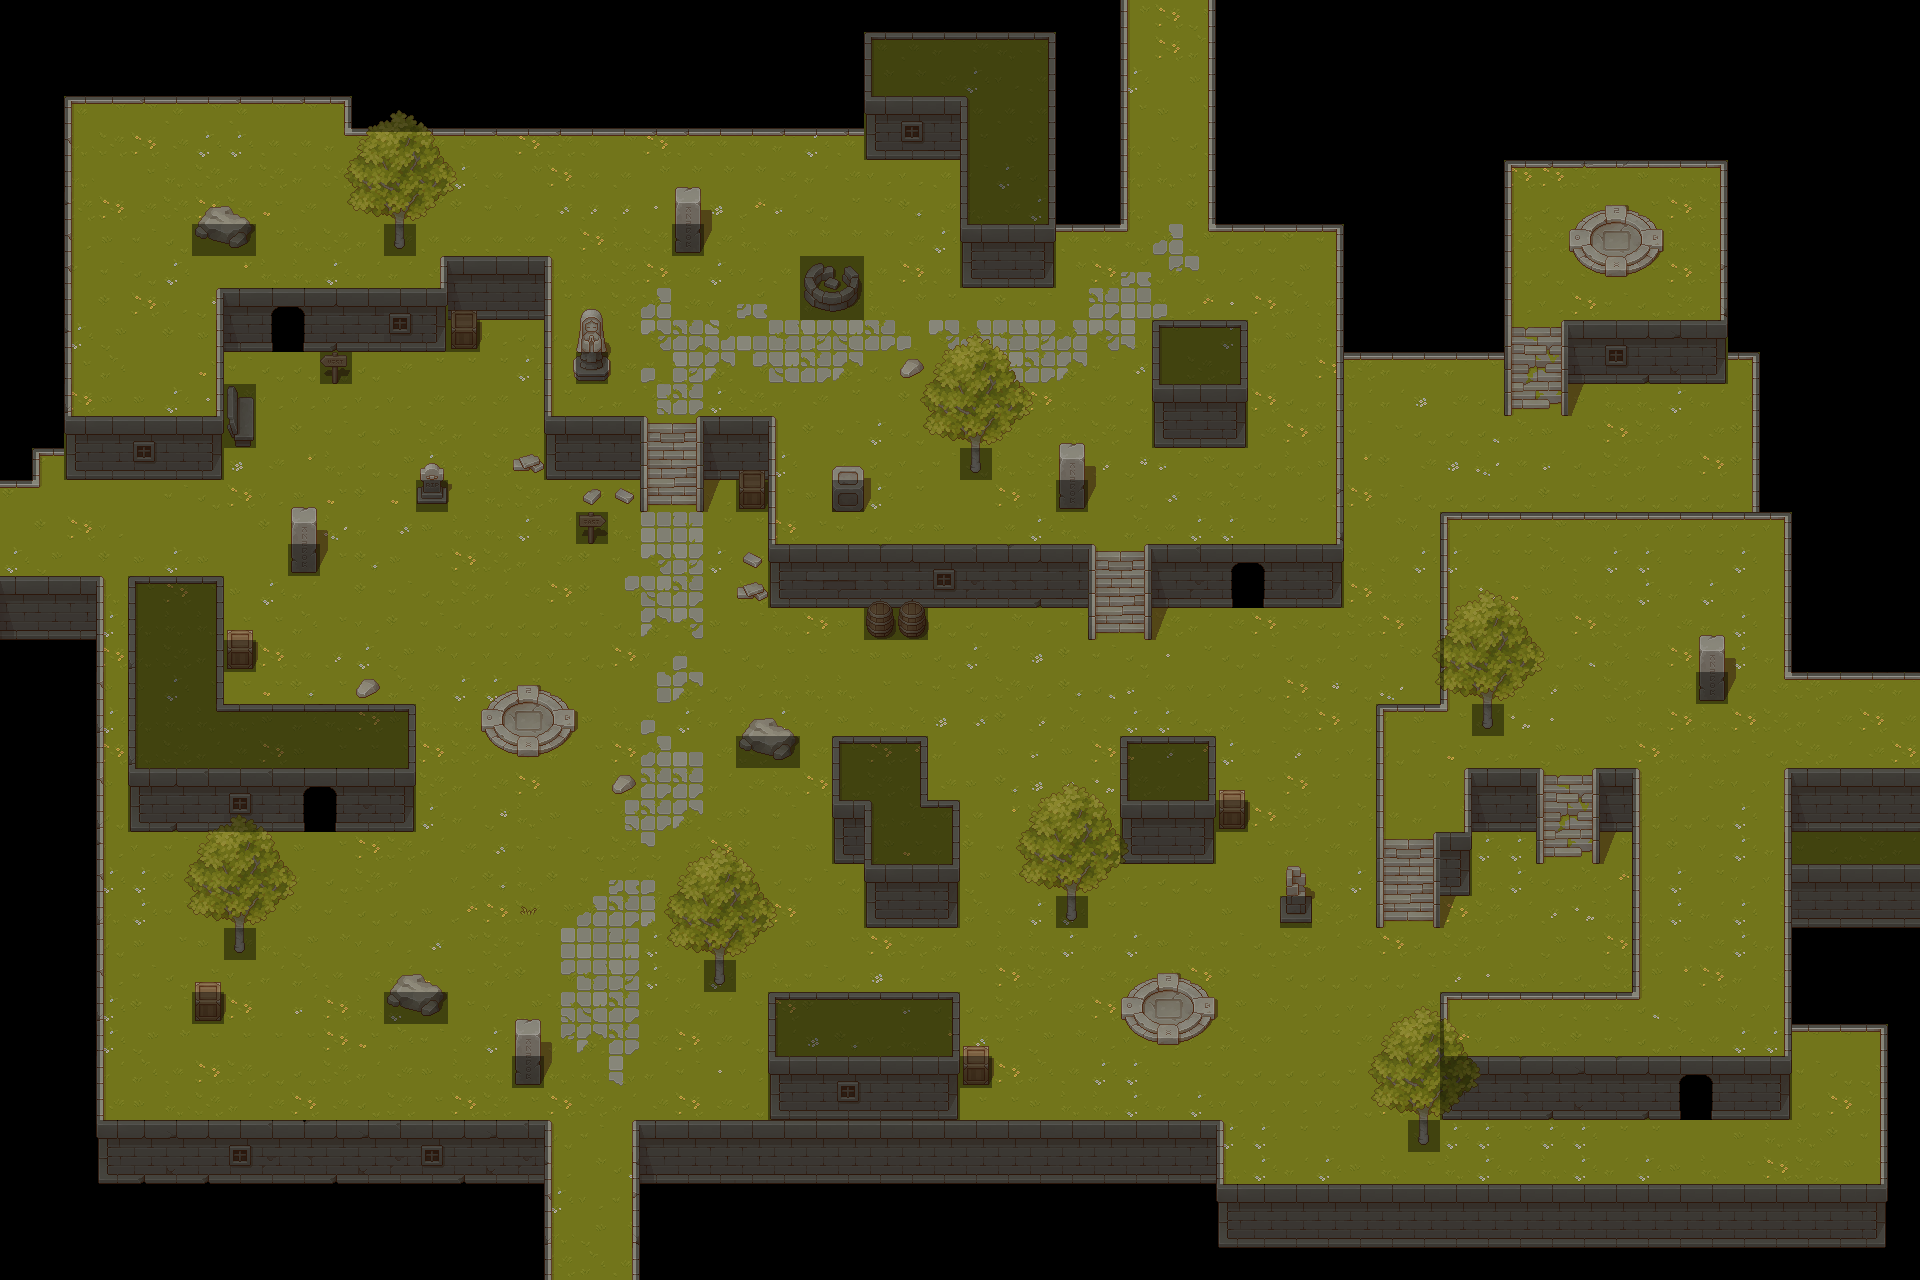

This is a level from a 2D game, rendered from its Tiled map with the project's own tilesets. A one-line summary and the map file follow, with tile-layer data summarised:
An orthogonal 60x40 tile map with 32x32 px tiles, 6 tile layers (ground, shadow, walls, props_below, ...), 8 tilesets and 94 objects (Player, Door).

<map version="1.9" tiledversion="1.9.0" orientation="orthogonal" renderorder="right-down" width="60" height="40" tilewidth="32" tileheight="32" infinite="0" nextlayerid="13" nextobjectid="136">
 <tileset firstgid="1" source="../tilesets/Tileset Grass.tsx" />
 <tileset firstgid="65" source="../tilesets/Tileset Wall.tsx" />
 <tileset firstgid="321" source="../tilesets/Struct.tsx" />
 <tileset firstgid="577" source="../tilesets/Shadow.tsx" />
 <tileset firstgid="833" source="../tilesets/Props.tsx" />
 <tileset firstgid="1089" source="../tilesets/Plant.tsx" />
 <tileset firstgid="1345" source="../tilesets/doors.tsx" />
 <tileset firstgid="1370" source="../tilesets/walls.tsx" />
 <layer id="1" name="ground" width="60" height="40">
  <data>[2400 cells, 1693 non-empty, 53 distinct tile ids]</data>
 </layer>
 <layer id="10" name="shadow" width="60" height="40" opacity="0.5">
  <data>[2400 cells, 106 non-empty, 46 distinct tile ids]</data>
 </layer>
 <layer id="2" name="walls" width="60" height="40">
  <data>[2400 cells, 617 non-empty, 85 distinct tile ids]</data>
 </layer>
 <layer id="3" name="props_below" width="60" height="40">
  <data>[2400 cells, 77 non-empty, 35 distinct tile ids]</data>
 </layer>
 <objectgroup id="6" name="objects">
  <object id="3" name="Player" x="528.333" y="722.667">
   <point />
  </object>
  <object id="134" name="Door" x="544" y="1248" width="96" height="32">
   <properties>
    <property name="loadWorld" value="QmQVWXNKRFBRvekRGh9SrFtffiL59Sk5nJag583N6y4y4z" />
   </properties>
  </object>
 </objectgroup>
 <objectgroup id="8" name="collision" visible="0">
  <object id="5" x="128" y="576" width="96" height="256" />
  <object id="6" x="224" y="704" width="192" height="128" />
  <object id="10" x="704" y="416" width="64" height="64" />
  <object id="13" x="64" y="416" width="160" height="64" />
  <object id="14" x="216" y="290.667" width="8" height="128" />
  <object id="15" x="544" y="258.667" width="8.66667" height="160" />
  <object id="16" x="768" y="416" width="7.45455" height="128" />
  <object id="20" x="744" y="738" width="47.3333" height="25.3333">
   <ellipse />
  </object>
  <object id="70" x="394" y="986" width="47.3333" height="25.3333">
   <ellipse />
  </object>
  <object id="45" x="200.667" y="224" width="47.3333" height="25.3333">
   <ellipse />
  </object>
  <object id="22" x="640" y="416" width="7.625" height="96" />
  <object id="80" x="1088" y="544" width="7.625" height="96" />
  <object id="82" x="1536" y="768" width="7.625" height="96" />
  <object id="23" x="696.125" y="416" width="7.875" height="96" />
  <object id="81" x="1144.13" y="544" width="7.875" height="96" />
  <object id="83" x="1592.13" y="768" width="7.875" height="96" />
  <object id="25" x="416.879" y="482.637" width="30.3333" height="23.5455" />
  <object id="28" x="332.333" y="377.334" width="6" height="9" />
  <object id="35" x="803.333" y="275.334" width="55" height="38.3333">
   <ellipse />
  </object>
  <object id="38" x="576" y="354.667" width="32" height="32" />
  <object id="40" x="224.364" y="405.636" width="32" height="42.1818" />
  <object id="41" x="224" y="640" width="32" height="32" />
  <object id="42" x="736" y="480" width="32" height="32" />
  <object id="43" x="832" y="480" width="32" height="32" />
  <object id="44" x="588.5" y="534.917" width="6" height="12.5" />
  <object id="46" x="768" y="544" width="320" height="64" />
  <object id="49" x="0" y="96" width="71.25" height="359.5" />
  <object id="50" x="0" y="64" width="352" height="39.5" />
  <object id="51" x="344.5" y="64" width="519.5" height="71.25" />
  <object id="54" x="1056" y="0" width="71.5" height="231.75" />
  <object id="55" x="1208.75" y="0" width="135.25" height="231" />
  <object id="57" x="1344" y="320" width="160" height="39.818" />
  <object id="58" x="1752.25" y="352" width="39.75" height="160" />
  <object id="59" x="1792" y="512" width="128" height="160" />
  <object id="60" x="1792" y="768" width="128" height="263" />
  <object id="61" x="1881" y="1024" width="39" height="160" />
  <object id="62" x="1216" y="1184" width="704" height="96" />
  <object id="64" x="632.545" y="1120" width="591.455" height="160" />
  <object id="67" x="0" y="1120" width="552.5" height="160" />
  <object id="69" x="0" y="576" width="104.5" height="544" />
  <object id="71" x="832" y="736" width="96" height="128" />
  <object id="72" x="864" y="800" width="96" height="128" />
  <object id="73" x="768" y="992" width="192" height="128" />
  <object id="74" x="1120" y="736" width="96" height="128" />
  <object id="75" x="1440" y="832" width="32" height="64" />
  <object id="76" x="1472" y="768" width="64" height="64" />
  <object id="77" x="1600" y="768" width="32" height="64" />
  <object id="78" x="1440" y="1056" width="352" height="64" />
  <object id="79" x="1152" y="544" width="192" height="64" />
  <object id="85" x="448" y="256" width="96" height="64" />
  <object id="86" x="224" y="288" width="224" height="64" />
  <object id="87" x="448" y="320" width="32" height="32" />
  <object id="88" x="1376" y="704" width="8.33333" height="224" />
  <object id="100" x="1440" y="992" width="8.33333" height="64" />
  <object id="98" x="1632" y="768" width="8.33333" height="224" />
  <object id="90" x="1464" y="768" width="8" height="64" />
  <object id="89" x="1440" y="512" width="8" height="192" />
  <object id="101" x="1336" y="224" width="8" height="320" />
  <object id="92" x="1376" y="704" width="71.9697" height="7.66667" />
  <object id="96" x="1792" y="672" width="128" height="7.66667" />
  <object id="93" x="1440" y="512" width="352" height="7.66667" />
  <object id="99" x="1440" y="992" width="200.667" height="7.66667" />
  <object id="95" x="1784.18" y="512" width="7.81818" height="167.091" />
  <object id="97" x="1784.52" y="768" width="7.48485" height="288" />
  <object id="102" x="960" y="32" width="96" height="256" />
  <object id="103" x="864" y="32" width="96" height="128" />
  <object id="104" x="0" y="448" width="39.75" height="39.25" />
  <object id="106" x="192" y="992" width="32" height="32" />
  <object id="107" x="960" y="1056" width="32" height="32" />
  <object id="108" x="1216" y="800" width="32" height="32" />
  <object id="110" x="1152" y="320" width="96" height="128" />
  <object id="113" x="390.5" y="224" width="19" height="28.3333" />
  <object id="114" x="710.727" y="960.364" width="18.1818" height="26" />
  <object id="115" x="1416" y="1120.67" width="16.3333" height="26" />
  <object id="116" x="1063" y="896.333" width="17.6667" height="26" />
  <object id="117" x="967" y="448.333" width="17" height="27.3333" />
  <object id="118" x="1478.33" y="704.333" width="18.6667" height="27" />
  <object id="119" x="230" y="928.333" width="18.3333" height="26.6667" />
  <object id="120" x="864" y="608" width="64" height="32" />
  <object id="121" x="672" y="224" width="32" height="32" />
  <object id="122" x="288" y="544" width="32" height="32" />
  <object id="123" x="512" y="1056" width="32" height="32" />
  <object id="124" x="1696" y="672" width="32" height="32" />
  <object id="125" x="1056" y="480" width="32" height="32" />
  <object id="127" x="1504" y="96" width="224" height="70.6667" />
  <object id="128" x="1472" y="160" width="39.6667" height="160" />
  <object id="129" x="1568" y="320" width="160" height="64" />
  <object id="130" x="1720.33" y="160" width="39.6667" height="199" />
  <object id="131" x="1561" y="320" width="7" height="96" />
  <object id="132" x="1504" y="320" width="7.75" height="96" />
  <object id="133" x="1433.25" y="832" width="6.75" height="96" />
  <object id="135" x="544" y="416" width="96" height="64" />
 </objectgroup>
 <layer id="9" name="props_above" width="60" height="40">
  <data>[2400 cells, 176 non-empty, 38 distinct tile ids]</data>
 </layer>
 <layer id="12" name="nav" width="60" height="40" opacity="0.43">
  <data>[2400 cells, 1224 non-empty, 7 distinct tile ids]</data>
 </layer>
</map>
